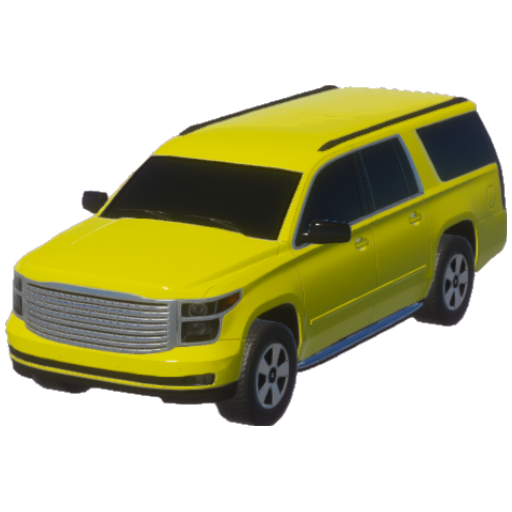
#> input picture wwwroot/thumbnailsDynamic/AdministrationVehicle01.png, 512 x 512 px; its folder holds 4 pictures in this run
$ python downscaler.py
#> lines starting #> are read from the running program, lines starting #| are printed output that depends on the picture
import os
from PIL import Image

# Pfade für Eingabe- und Ausgabeordner
input_folder = "thumbnailsDynamic"
output_folder = "thumbnailsDynamicScaled"

# Ausgabeordner erstellen, falls er nicht existiert
os.makedirs(output_folder, exist_ok=True)

# Größe, auf die Bilder skaliert werden sollen
output_size = (256, 256)

# Alle Dateien im Eingabeordner durchgehen
for filename in os.listdir(input_folder):
    if filename.lower().endswith(".png"):  # Nur PNG-Dateien verarbeiten
        input_path = os.path.join(input_folder, filename)
        output_path = os.path.join(output_folder, filename)
        try:
            # Bild öffnen und skalieren
            with Image.open(input_path) as img:
#> img is the input picture: PIL image 512x512 RGBA; mean R, G, B, A 53.9, 52.8, 16.1, 111.8
                img = img.resize(output_size, Image.Resampling.LANCZOS)
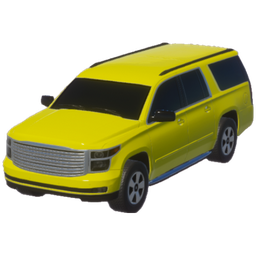
#> img: PIL image 256x256 RGBA; mean R, G, B, A 55.6, 54.4, 17.5, 111.8; transparent parts drawn white
                img.save(output_path, format="PNG")
            print(f"Erfolgreich verarbeitet: {filename}")
        except Exception as e:
            print(f"Fehler beim Verarbeiten von {filename}: {e}")
#> pass 2 of the loop `for filename in os.listdir(input_folder):`:
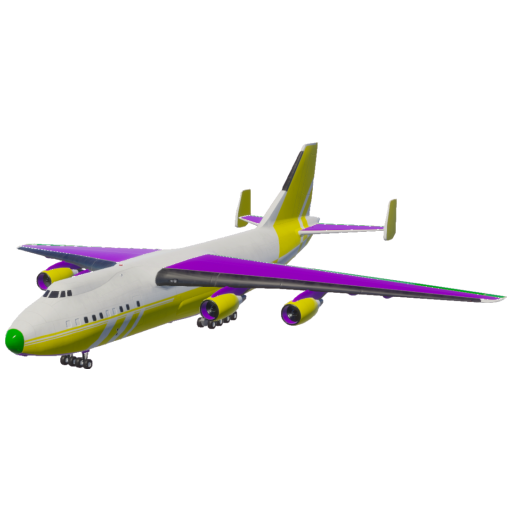
#> input picture wwwroot/thumbnailsDynamic/AirplaneCargo01.png, 512 x 512 px
#> img is the input picture: PIL image 512x512 RGBA; mean R, G, B, A 18.5, 16.3, 15.7, 31.2
#> `img = img.resize(output_size, Image.Resampling.LANCZOS)`:
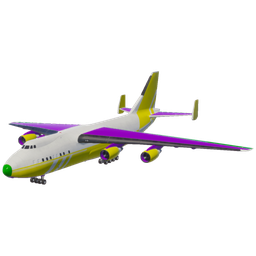
#> img: PIL image 256x256 RGBA; mean R, G, B, A 20.6, 18.7, 17.9, 31.2; transparent parts drawn white
